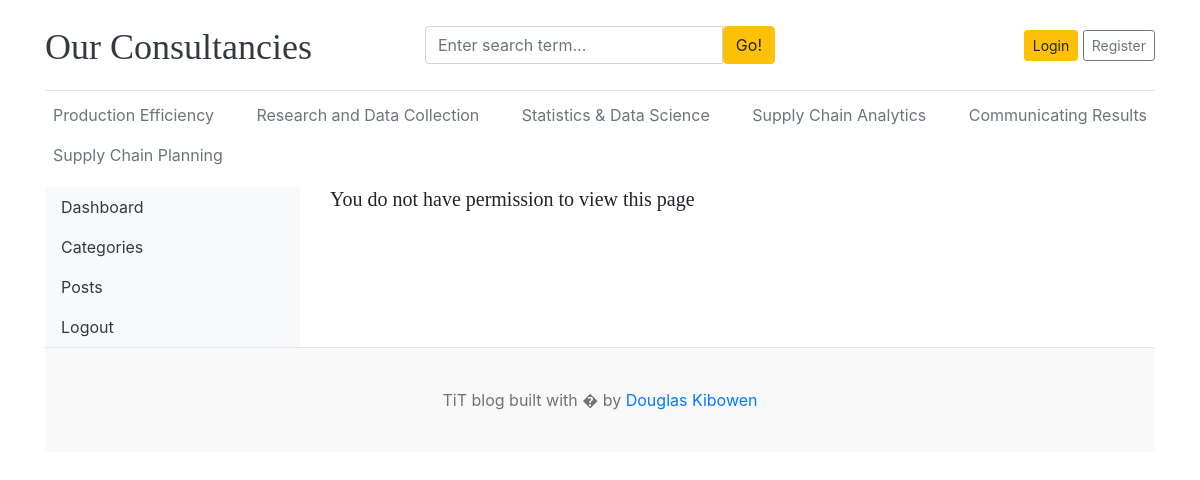
The page /dashboard/users/ on the database its author committed.
### blogs/models.py (models this page shows, shortened)
class Category(models.Model):
    category_name = models.CharField(max_length=50,unique=True)
    created_at = models.DateTimeField(auto_now_add=True)
    updated_at = models.DateTimeField(auto_now=True)
    class Meta:
        verbose_name_plural = "categories"

### dashboards/views.py (the view)
# urls.py: path('users/',views.users,name='users'),
def users(request):
    users = User.objects.all()
    context = {
        'users':users,
    }
    return render(request,'dashboard/users.html',context)

### blogs/context_processors.py (called while the page is built)
def get_categories(request):
    categories = Category.objects.all()
    return dict(categories=categories)

def get_social_links(request):
    social_links = SocialLinks.objects.all()
    return dict(social_links=social_links)

### templates/dashboard/users.html
{% extends 'base.html' %}
{% block content %}
<div class="row">
    {% include 'dashboard/sidebar.html' %}
    <div class="col-md-9">
      {% if perms.auth.view_user %}
      <h3>All Users</h3>
      <a href="{% url 'add_user' %}" class="btn btn-dark text-light float-right mb-2">Add User</a>
        <table class="table table-hover">
            <thead>
              <tr>
                <th>#</th>
                <th>Full Name</th>
                <th>Username</th>
                <th>Email</th>
                <th>Active</th>
                <th>Staff</th>
                <th>Superuser</th>
                <th>Action</th>
              </tr>
            </thead>
            <tbody>
              {% for user in users %}
              <tr>
                <td>{{ forloop.counter }}</td>
                <td>{{ user.first_name }} {{ user.last_name }}</td>
                <td>{{ user.username }}</td>
                <td>{{ user.email }}</td>
                <td>{% if user.is_active %}<i class="fa fa-check text-success">{% else %}<i class="fa fa-times text-danger"></i>{% endif %}</td>
                <td>{% if user.is_staff %}<i class="fa fa-check text-success">{% else %}<i class="fa fa-times text-danger"></i>{% endif %}</td>
                <td>{% if user.is_superuser %}<i class="fa fa-check text-success">{% else %}<i class="fa fa-times text-danger"></i>{% endif %}</td>
                <td>
                    <a href="{% url 'edit_user' user.id %}"><i class="fa fa-edit text-success"></i></a>
                    &nbsp;
                    <a href="{% url 'delete_user' user.id %}"><i class="fa fa-trash text-danger"></i></a>
                </td>
              </tr>
              {% endfor %}
            </tbody>
          </table>
          {% else %}
          <h5>You do not have permission to view this page</h5>
          {% endif %}
    </div>
</div>
{% endblock %}

### templates/base.html (shortened to what this page needs)
{% load static %}
<!DOCTYPE html>
<html lang="en">
<head>
    <link href="https://getbootstrap.com/docs/4.0/dist/css/bootstrap.min.css" rel="stylesheet">
    <link href="{% static 'css/blog.css' %}" rel="stylesheet">
    <link rel="stylesheet" href="https://cdnjs.cloudflare.com/ajax/libs/font-awesome/4.7.0/css/font-awesome.min.css">
  </head>
<body>
    <div class="container">
      <header class="blog-header py-3">
        <div class="row flex-nowrap justify-content-between align-items-center">
          <div class="col-4 pt-1">
            <a class="blog-header-logo text-dark" href="/">Our Consultancies</a>
          </div>
          <div class="col-4">
            <form action="{% url 'search' %}" method="GET">
              <div class="input-group">
                <input class="form-control" type="text" name="keyword" value="{{ keyword }}" placeholder="Enter search term..." aria-label="Enter search term..." aria-describedby="button-search" />
                <button type="submit" class="btn btn-warning" id="button-search" type="button">Go!</button>
            </div>
            </form>
          </div>
          <div class="col-4 d-flex justify-content-end align-items-center">
            {% if not user.is_authenticated %}
            <a class="btn btn-sm btn-warning" href="{% url 'login' %}">Login</a> &nbsp;
            <a class="btn btn-sm btn-outline-secondary" href="{% url 'register' %}">Register</a>
            {% else %}
            <span><a href="{% url 'dashboard' %}">Dashboard</a></span>
            &emsp;
            <span><a href="{% url 'logout' %}">Logout</a></span>
            {% endif %}
          </div>
        </div>
      </header>
      <div class="nav-scroller py-1 mb-2">
        <nav class="nav d-flex justify-content-between">
          {% for cat in categories %}
          <a class="p-2 text-muted" href="{% url 'posts_by_category' cat.id %}">{{ cat.category_name }}</a>
          {% endfor %}
        </nav>
      </div>
{% block content %}
{% endblock %}
<footer class="blog-footer">
    <p>TiT blog built with � by <a href="#">Douglas Kibowen</a></p>
  </footer>
  </body>
  </html>

### blog_main/static/css/blog.css (style rules this page uses)
.blog-header { border-bottom: 1px solid #e5e5e5; }
.blog-header-logo { font-family: "Playfair Display", Georgia, "Times New Roman", serif; font-size: 2.25rem; }
h1, h2, h3, h4, h5, h6 { font-family: "Playfair Display", Georgia, "Times New Roman", serif; }
.blog-footer { padding: 2.5rem 0; color: #727272; text-align: center; background-color: #f9f9f9; border-top: .05rem solid #e5e5e5; }
.blog-footer p:last-child { margin-bottom: 0; }

### rows shown on the page
Category: category_name "Production Efficiency"
Category: category_name "Research and Data Collection"
Category: category_name "Statistics & Data Science"
Category: category_name "Supply Chain Analytics"
Category: category_name "Communicating Results"
Category: category_name "Supply Chain Planning"
